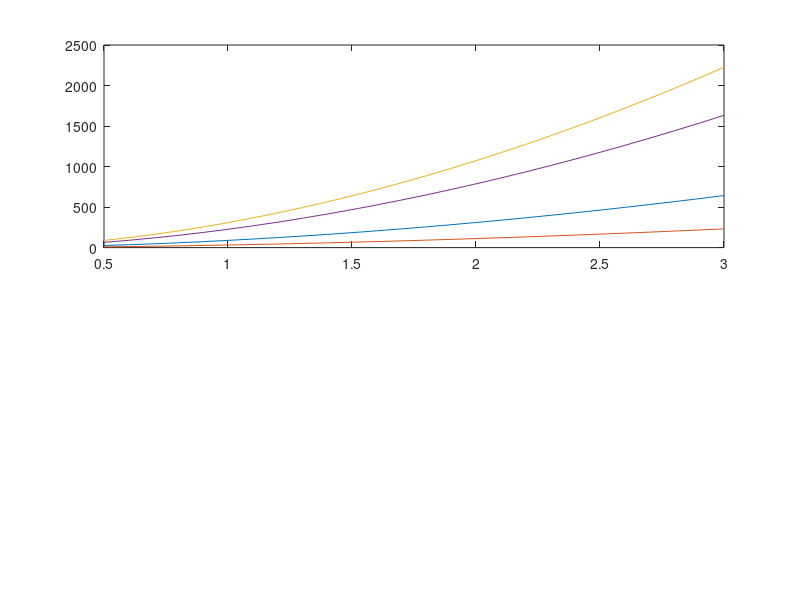

MATLAB code for this plot: (Note: this script raises an error after producing the figure.)
% whale drag
% drag is going to differ based on morphometrics between juveniles and
% adults

clear all; close all; warning off

% whales = Eg 3911 (juvenile, 10 m, emaciated -- entangled)
%          MH89-424-Eg (calf, weighed -- perinatal)
%          NEAq 1014 (28 yo F, sum of parts -- vessel collision)
%          NEAq 1223 (12 yo F, weighed -- vessel collision)

whales = {'NEAq 3911','MH89-424-Eg','Eg 1014','Eg 1223'};

% length, m
l = [10.0; 4.12; 13.70; 13.60];

% speeds used in towtest, ms-1
U = [0.5:0.1:3.0];

% kinematic viscosity of seawater, m2s-1
v = 10^-6;

% calculate reynolds number
Re = (l*U)/v;

% coefficient of friction [Eqn. 4]
Cf = 0.072*Re.^(-1/5);

% seawater density
rho = 1025;

% whale mass
M = [7000; 1227; 52640; 32670];

% estimated wetted surface area
Sw = 0.08*M.^0.65;

% max diameter of body, m
d = [2.196; 2.26/pi; 9.30/pi; 9.20/pi];

% Fineness Ratio
FR = l./d;

% drag augmentation factor for oscillation, = 3 as per Frank Fish, pers comm
k = 1.5;
% appendages
g = 1.3;


% calculate drag coefficient [Eqn 5]
for i = 1:length(Cf)
    CD0(:,i) = Cf(:,i).*(1+1.5*(d./l).^(3/2) + 7*(d./l).^3);
    
    % calculate drag force on the whale body (N)
    Df(:,i) = (1/2)*rho*(U(i).^2)*Sw.*CD0(:,i)*g*k;
    Df_lower(:,i) = Df(:,i)*0.9;
    Df_upper(:,i) = Df(:,i)*1.1; % error for oscillation: use 1.35 to 1.65
    
    % back-calculate Cd
    whaleCD(:,i) = (2*Df(:,i))./(rho*(U(i).^2)*Sw);
end

%% plot on figure
figure(1)
subplot(211)
plot(U,Df)
set(gca,'xticklabels',{'0.5','1.0','1.5','2.0','2.5','3.0'})
ylabel('Drag Force (N)'); xlabel('Speed (m/s)')
h = legend(whales,'position',[0.25 0.8 0.1 0.1]);
text(0.54,2200,'A','FontSize',18,'FontWeight','Bold')

subplot(212)
plot(U,CD0)
xlabel('Speed (m/s'); ylabel('Drag Coefficient (x10^-^3)')
set(gca,'xticklabels',{'0.5','1.0','1.5','2.0','2.5','3.0'})
set(gca,'yticklabels',{'2.5','3.0','3.5','4.0','4.5','5.0'});
text(0.54,4.7E-3,'B','FontSize',18,'FontWeight','Bold')
adjustfigurefont

% calculate percent difference at 1.3 m/s in:
Cdchange = abs(min(CD0(:,8) - max(CD0(:,8))))/mean(CD0(:,8));
DFchange = abs(min(Df(:,8) - max(Df(:,8))))/mean([max(Df(:,8)) min(Df(:,8))]);
FRchange = abs(min(FR) - max(FR))/mean(FR);

cd /Users/julievanderhoop/Documents/MATLAB/TOW/AnalysisFigs
print('DragBodyShapeChange1','-dpng','-r300')

%% WHAT HAPPENS AS A WHALE GETS THINNER?

keep Cdchange DFchange FRchange g k

% based on Eg 1223, weighed. L = 1360 cm, axial circumferene = 920 cm,
% weight = 32670 Kg

% length, m
l = [13.60; 13.60; 13.60; 13.60; 13.60];

% speeds used in towtest, ms-1
U = [0.5:0.1:3];

% kinematic viscosity of seawater, m2s-1
v = 10^-6;

% calculate reynolds number
Re = (l*U)/v;

% coefficient of friction [Eqn. 4]
Cf = 0.072*Re.^(-1/5);

% seawater density
rho = 1025;

% Whale mass: measured at death = 32670 Kg, 28% reduction is 23522 kg.
% emaciation leads to 28% mass loss on average (Barratclough)
M = [32670; 30383; 28096; 25809; 23522];

% estimated wetted surface area
Sw = 0.08*M.^0.65;

% max diameter of body, m
% measured at necropsy is 9.2 m, decrease by 20% to 7.36
d = [9.20/pi; 8.74/pi; 8.28/pi; 7.82/pi; 7.36/pi];

% Fineness ratio
FR = l./d;

% calculate drag coefficient [Eqn 5]
for i = 1:length(Cf)
    CD0(:,i) = Cf(:,i).*(1+1.5*(d./l).^(3/2) + 7*(d./l).^3);
    
    % calculate drag force on the whale body (N)
    Df(:,i) = (1/2)*rho*(U(i).^2)*Sw.*CD0(:,i)*g*k;
    Df_lower(:,i) = Df(:,i)*0.9;
    Df_upper(:,i) = Df(:,i)*1.1; % error for oscillation: use 1.35 to 1.65
    
    % back-calculate Cd
    whaleCD(:,i) = (2*Df(:,i))./(rho*(U(i).^2)*Sw);
    whaleCd_lower(:,i) = (2*Df_lower(:,i))./(rho*(U(i).^2)*Sw);
    whaleCd_upper(:,i) = (2*Df_upper(:,i))./(rho*(U(i).^2)*Sw);
end

% plot on figure
figure(2)
subplot(311); hold on; box on
CM = colormap(parula);
for i = 1:5
plot(U,Df(i,:),'color',CM(i*10,:)) % FIX COLOURING HERE
end
set(gca,'xticklabels',{'0.5','1.0','1.5','2.0','2.5','3.0'})
xlabel('Speed (m/s)'); ylabel('Drag Force (N)')
ylim([0 2200])
text(0.54,1800,'A','FontSize',18,'FontWeight','Bold')
% legend(num2str(round((32670-M)./32670,2)*100),'Location','NW')

subplot(312); hold on; box on
for i = 1:5
plot(U,whaleCD(i,:),'color',CM(i*10,:))
end
set(gca,'xticklabels',{'0.5','1.0','1.5','2.0','2.5','3.0'})
xlabel('Speed (m/s)'); ylabel('Drag Coefficient')
text(0.54,7.35E-3,'B','FontSize',18,'FontWeight','Bold')

subplot(313);
[ax,h(1),h(2)] = plotyy(1:5,d,1:5,M);
hold(ax(1))
plot(ax(1),1:5,FR,'k')
set(ax(1),'xtick',[])
set(ax(1),'ylim',[2 6],'ytick',2:6)
set(ax(2),'ylim',[20000 36000],'ytick',[20000 30000])
xlabel({'','Arbitrary Time'})
ylabel(ax(1),{'Diameter','Fineness Ratio'})
ylabel(ax(2),'Body Weight (Kg)')
text(1.05,5.4,'C','FontSize',18,'FontWeight','Bold')
adjustfigurefont

Cdchange(2) = abs(min(whaleCD(:,8) - max(whaleCD(:,8))))/max(whaleCD(:,8));
DFchange(2) = abs(min(Df(:,8) - max(Df(:,8))))/max(Df(:,8));
FRchange(2) = abs(min(FR) - max(FR))/min(FR);

print('DragBodyShapeChange2','-dpng','-r300')

%% have it grow from juvenile (2 yr) to adult (28 yr)

keep Cdchange DFchange FRchange g k

% age
Age = 2:1:28;

% length, m
% moore_length; length at age Moore et al 2004
l = (1011.033+320.501*log10(Age)')/100;

% speeds used in towtest, ms-1
U = 0.5:0.1:3;

% kinematic viscosity of seawater, m2s-1
v = 10^-6;

% calculate reynolds number
Re = (l*U)/v;

% coefficient of friction [Eqn. 4]
Cf = 0.072*Re.^(-1/5);

% seawater density
rho = 1025;

% Whale mass: estimated from length as a HEALTHY animal
% Mass estimate from moore_weight, Moore et al 2004 
M = 3169.39+1773.666*Age;

% estimated wetted surface area
Sw = 0.08*M.^0.65;

% max diameter of body (m)
% Fortune et al. 2012, width to length relationship from photogrammetry
% (NOT NECROPSY)
d = (0.21*l*100+38.63)/100;

% Fineness ratio
FR = l./d;

% calculate drag coefficient [Eqn 5] for all 
for i = 1:length(U)
    CD0(:,i) = Cf(:,i).*(1+1.5*(d./l).^(3/2) + 7*(d./l).^3);
    
    % calculate drag force on the whale body (N)
    Df(:,i) = (1/2)*rho*(U(i).^2)*Sw'.*CD0(:,i)*g*k;
    Df_lower(:,i) = Df(:,i)*0.9;
    Df_upper(:,i) = Df(:,i)*1.1; % error for oscillation: use 1.35 to 1.65
    
    % back-calculate Cd
    whaleCD(:,i) = (2*Df(:,i))./(rho*(U(i).^2)*Sw');
end

% plot on figure
CM = colormap(parula);
figure(3); clf
subplot(311); hold on; box on
for i = 1:27
plot(U,Df(i,:),'color',CM(i*2,:)) % FIX COLOURING HERE
end
xlabel('Speed (m/s)'); ylabel('Drag Force (N)')
set(gca,'ylim',[0 2500])
text(0.54,2050,'A','FontSize',18,'FontWeight','Bold')


subplot(312); hold on; box on
for i = 1:27
plot(U,whaleCD(i,:),'color',CM(i*2,:))
end
xlabel('Speed (m/s)'); ylabel('Drag Coefficient (x10^-^3)')
set(gca,'ytick',[5E-3 6E-3 7E-3 8E-3 9E-3],'yticklabels',{'5','6','7','8','9'});
text(0.54,8.5E-3,'B','FontSize',18,'FontWeight','Bold')


subplot(313)
[ax,h(1),h(2)] = plotyy(Age,d,Age,M);
hold(ax(1))
plot(ax(1),Age,FR,'k')
set(ax(1),'ylim',[2 5],'ytick',2:5)
% set(ax(2),'ylim',[20000 36000],'ytick',[20000 30000])
xlabel({'','Age'})
ylabel(ax(1),{'Diameter','Fineness Ratio'})
ylabel(ax(2),'Body Weight (Kg)')
text(0.54,4.5,'C','FontSize',18,'FontWeight','Bold')

adjustfigurefont

Cdchange(3) = abs(min(whaleCD(:,8) - max(whaleCD(:,8))))/max(whaleCD(:,8));
DFchange(3) = abs(min(Df(:,8) - max(Df(:,8))))/max(Df(:,8));
FRchange(3) = abs(min(FR) - max(FR))/min(FR);

print('DragBodyShapeChange3','-dpng','-r300')